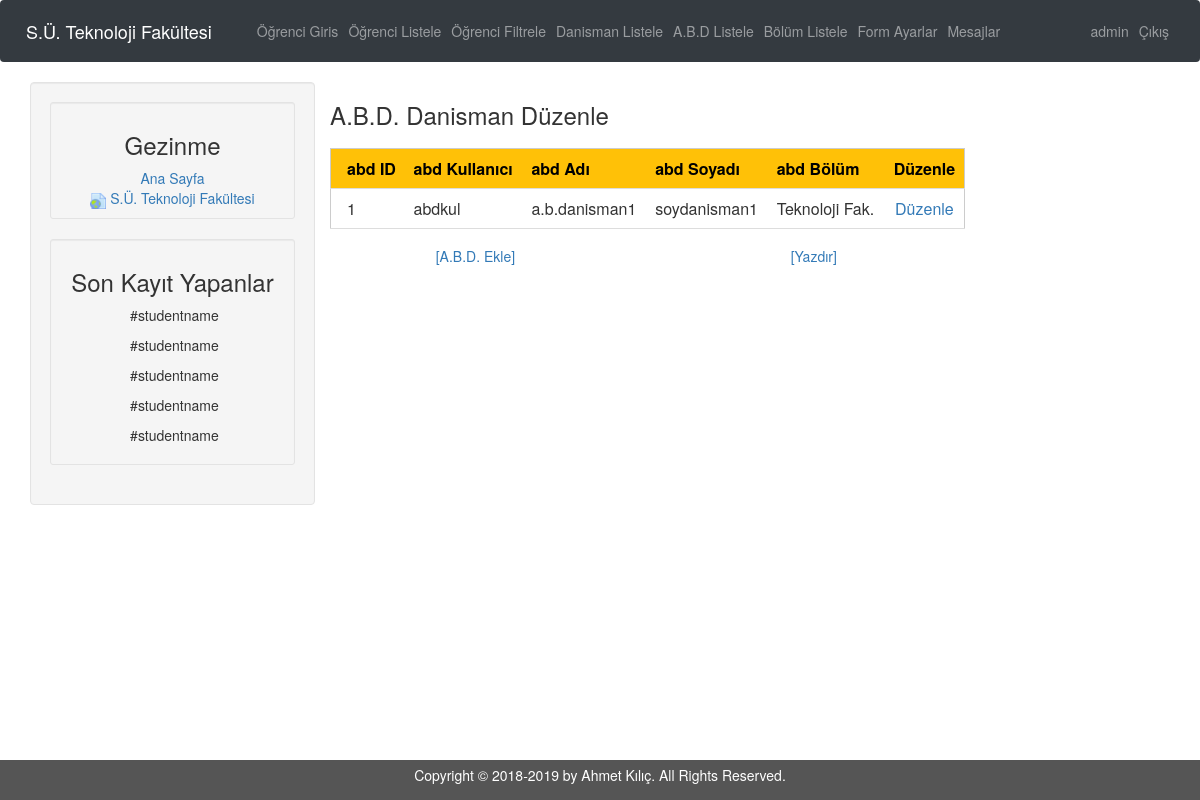
The page /edanısman/index.php?url=ABD_Liste (signed in) on the database its author committed.
### tables this page shows
CREATE TABLE IF NOT EXISTS `abd` (
  `abd_id` int(3) NOT NULL AUTO_INCREMENT,
  `abd_kulad` varchar(32) NOT NULL,
  `abd_sifre` varchar(32) NOT NULL,
  `abd_bolum` varchar(32) NOT NULL,
  `abd_ad` varchar(32) NOT NULL,
  `abd_soyad` varchar(32) NOT NULL,
  `abd_email` varchar(64) NOT NULL,
  `abd_tel` varchar(15) NOT NULL,
  `abd_web` varchar(64) NOT NULL,
  PRIMARY KEY (`abd_id`)
);

### edanısman/Model/gorunum.php (called while the page is built, shortened)
<?php
function sayfa_goster($src , $title = false, $values = false,$value = false )
{
    include 'view/header.php';
    include $src;
    include 'view/footer.php';
}
?>

### edanısman/controller/Kontrol.php (called while the page is built, shortened)
<?php
function ABD_Liste()
{
    $abd = abd_cek();
    $bolum = bolum_cek();
    sayfa_goster('view/ABD.php','ABD',$abd,$bolum);
}
?>

### edanısman/controller/vt_islem.php (called while the page is built, shortened)
<?php
$vt= new mysqli("localhost","root","","edanisman");
$vt->set_charset("UTF8");
function abd_cek()
{
    global $vt;
    $ham = $vt->query("SELECT * FROM abd ORDER BY abd_id");
    $abd = $ham->fetch_all(1);
    return $abd;
}
?>

### edanısman/View/ABD.php (the view, shortened to what this page needs)
 <head>
<link href="css/admin_panel_table.css" type="text/css" rel="stylesheet"/>
</head>
<div class="col-sm-7">
	<div class="row">
	        <div class="col-sm-12">
	            <caption><h3>A.B.D. Danisman Düzenle<h3></caption>
	            <table class="w3-table-all w3-hoverable">
					<thead>
						<tr class="w3-amber">
							<th>abd ID</th>
							<th>abd Kullanıcı</th>
							<th>abd Adı</th>
							<th>abd Soyadı</th>
							<th>abd Bölüm</th>
							<th>Düzenle</th>
						</tr>
					</thead>
						<?php
						 foreach ($values as $abd)
							{
								echo '<tr>
								<td>'.$abd["abd_id"].'</td>
								<td>'.$abd["abd_kulad"].'</td>
								<td>'.$abd["abd_ad"].'</td>
								<td>'.$abd["abd_soyad"].'</td>
								<td>'.$abd["abd_bolum"].'</td>
								<td><a href="?url=Kullanici/abd&id='.$abd["abd_id"].'">Düzenle</a></td>
								</tr>';
							}
						  ?>
				</table>
	        </div>
	 </div>
		 <div class="row">
			        <div class="col-lg-6 text-center">
						 <input type="button" class="btn btn-link" name="A.B.D. Ekle" value="[A.B.D. Ekle]"  data-toggle="modal" data-target="#formpopup">
			        </div>
			         <div class="col-lg-6 text-center">
						 <input type="button" class="btn btn-link" name="A.B.D. Yazdır" value="[Yazdır]">
			        </div>
		</div>
</div>

### edanısman/css/index.css (style rules this page uses)
html { position: relative; min-height: 100%; }
body { margin: 0 0 85px; }

### edanısman/css/admin_panel_table.css (style rules this page uses)
.w3-table,.w3-table-all { border-collapse:collapse;border-spacing:0;width:100%;display:table }
.w3-table-all { border:1px solid #ccc }
.w3-bordered tr,.w3-table-all tr { border-bottom:1px solid #ddd }
.w3-table-all tr:nth-child(odd) { background-color:#fff }
.w3-table td,.w3-table th,.w3-table-all td,.w3-table-all th { padding:8px 8px;display:table-cell;text-align:left;vertical-align:top }
.w3-table th:first-child,.w3-table td:first-child,.w3-table-all th:first-child,.w3-table-all td:first-child { padding-left:16px }
.w3-table th:last-child,.w3-table td:last-child,.w3-table-all th:last-child,.w3-table-all td:last-child { text-align:center }
.w3-amber,.w3-hover-amber:hover { color:#000!important;background-color:#ffc107!important }

### rows shown on the page
abd: abd_id "1", abd_kulad "abdkul", abd_ad "a.b.danisman1", abd_soyad "soydanisman1", abd_bolum "Teknoloji Fak."

### other values the page prints
$ad "admin"
